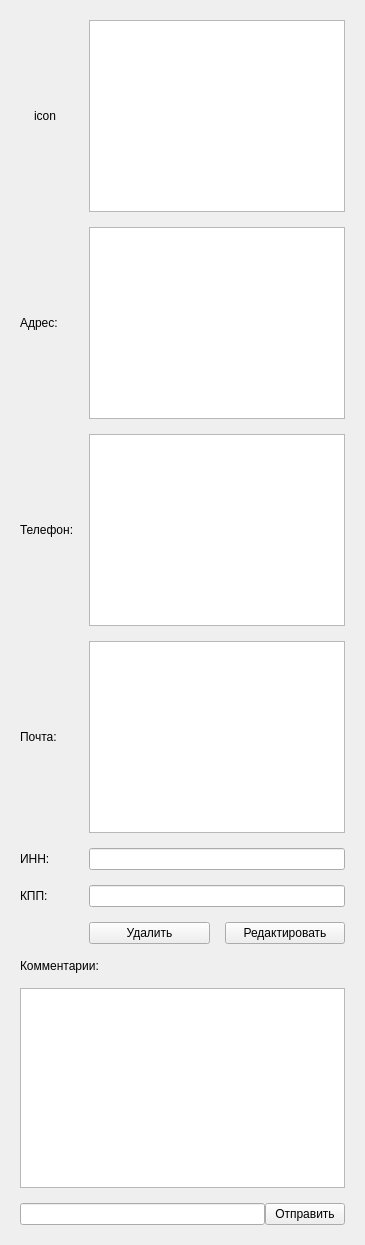
               <widget class="QWidget" name="pageProfile">
                <layout class="QVBoxLayout" name="verticalLayout_9">
                 <property name="spacing">
                  <number>15</number>
                 </property>
                 <property name="leftMargin">
                  <number>20</number>
                 </property>
                 <property name="topMargin">
                  <number>20</number>
                 </property>
                 <property name="rightMargin">
                  <number>20</number>
                 </property>
                 <property name="bottomMargin">
                  <number>20</number>
                 </property>
                 <item>
                  <layout class="QGridLayout" name="gridLayout">
                   <item row="2" column="0">
                    <widget class="QLabel" name="label_2">
                     <property name="text">
                      <string>Телефон:</string>
                     </property>
                    </widget>
                   </item>
                   <item row="4" column="0">
                    <widget class="QLabel" name="label_5">
                     <property name="text">
                      <string>ИНН:</string>
                     </property>
                    </widget>
                   </item>
                   <item row="3" column="0">
                    <widget class="QLabel" name="label_4">
                     <property name="text">
                      <string>Почта:</string>
                     </property>
                    </widget>
                   </item>
                   <item row="1" column="2">
                    <widget class="QTextEdit" name="textEdit_2">
                     <property name="sizePolicy">
                      <sizepolicy hsizetype="Expanding" vsizetype="Maximum">
                       <horstretch>0</horstretch>
                       <verstretch>0</verstretch>
                      </sizepolicy>
                     </property>
                     <property name="minimumSize">
                      <size>
                       <width>0</width>
                       <height>32</height>
                      </size>
                     </property>
                    </widget>
                   </item>
                   <item row="5" column="0">
                    <widget class="QLabel" name="label_6">
                     <property name="text">
                      <string>КПП:</string>
                     </property>
                    </widget>
                   </item>
                   <item row="2" column="2">
                    <widget class="QTextEdit" name="textEdit">
                     <property name="sizePolicy">
                      <sizepolicy hsizetype="Expanding" vsizetype="Maximum">
                       <horstretch>0</horstretch>
                       <verstretch>0</verstretch>
                      </sizepolicy>
                     </property>
                     <property name="minimumSize">
                      <size>
                       <width>0</width>
                       <height>32</height>
                      </size>
                     </property>
                    </widget>
                   </item>
                   <item row="3" column="2">
                    <widget class="QTextEdit" name="textEdit_4">
                     <property name="sizePolicy">
                      <sizepolicy hsizetype="Expanding" vsizetype="Maximum">
                       <horstretch>0</horstretch>
                       <verstretch>0</verstretch>
                      </sizepolicy>
                     </property>
                     <property name="minimumSize">
                      <size>
                       <width>0</width>
                       <height>32</height>
                      </size>
                     </property>
                    </widget>
                   </item>
                   <item row="0" column="0">
                    <widget class="QLabel" name="labelOrganizationIcon">
                     <property name="minimumSize">
                      <size>
                       <width>50</width>
                       <height>50</height>
                      </size>
                     </property>
                     <property name="maximumSize">
                      <size>
                       <width>50</width>
                       <height>50</height>
                      </size>
                     </property>
                     <property name="text">
                      <string>icon</string>
                     </property>
                     <property name="alignment">
                      <set>Qt::AlignCenter</set>
                     </property>
                    </widget>
                   </item>
                   <item row="0" column="2">
                    <widget class="QTextEdit" name="textEdit_3">
                     <property name="sizePolicy">
                      <sizepolicy hsizetype="Expanding" vsizetype="Maximum">
                       <horstretch>0</horstretch>
                       <verstretch>0</verstretch>
                      </sizepolicy>
                     </property>
                     <property name="minimumSize">
                      <size>
                       <width>0</width>
                       <height>32</height>
                      </size>
                     </property>
                    </widget>
                   </item>
                   <item row="1" column="0">
                    <widget class="QLabel" name="label_3">
                     <property name="text">
                      <string>Адрес:</string>
                     </property>
                    </widget>
                   </item>
                   <item row="6" column="2">
                    <layout class="QHBoxLayout" name="horizontalLayout_7">
                     <item>
                      <widget class="QPushButton" name="pushButtonOrganizationDelete">
                       <property name="text">
                        <string>Удалить</string>
                       </property>
                      </widget>
                     </item>
                     <item>
                      <widget class="QPushButton" name="pushButtonOrganizationEdit">
                       <property name="text">
                        <string>Редактировать</string>
                       </property>
                      </widget>
                     </item>
                    </layout>
                   </item>
                   <item row="5" column="2">
                    <widget class="QLineEdit" name="lineEdit">
                     <property name="minimumSize">
                      <size>
                       <width>0</width>
                       <height>0</height>
                      </size>
                     </property>
                    </widget>
                   </item>
                   <item row="4" column="2">
                    <widget class="QLineEdit" name="lineEdit_2">
                     <property name="minimumSize">
                      <size>
                       <width>0</width>
                       <height>0</height>
                      </size>
                     </property>
                    </widget>
                   </item>
                  </layout>
                 </item>
                 <item>
                  <widget class="QLabel" name="label">
                   <property name="text">
                    <string>Комментарии:</string>
                   </property>
                  </widget>
                 </item>
                 <item>
                  <widget class="QListView" name="listView">
                   <property name="sizePolicy">
                    <sizepolicy hsizetype="Expanding" vsizetype="Fixed">
                     <horstretch>0</horstretch>
                     <verstretch>0</verstretch>
                    </sizepolicy>
                   </property>
                   <property name="minimumSize">
                    <size>
                     <width>0</width>
                     <height>200</height>
                    </size>
                   </property>
                  </widget>
                 </item>
                 <item>
                  <layout class="QHBoxLayout" name="horizontalLayout_8">
                   <property name="spacing">
                    <number>0</number>
                   </property>
                   <item>
                    <widget class="QLineEdit" name="lineEditOrganizationComment"/>
                   </item>
                   <item>
                    <widget class="QPushButton" name="pushButtonOrganizationSend">
                     <property name="text">
                      <string>Отправить</string>
                     </property>
                    </widget>
                   </item>
                  </layout>
                 </item>
                </layout>
               </widget>
